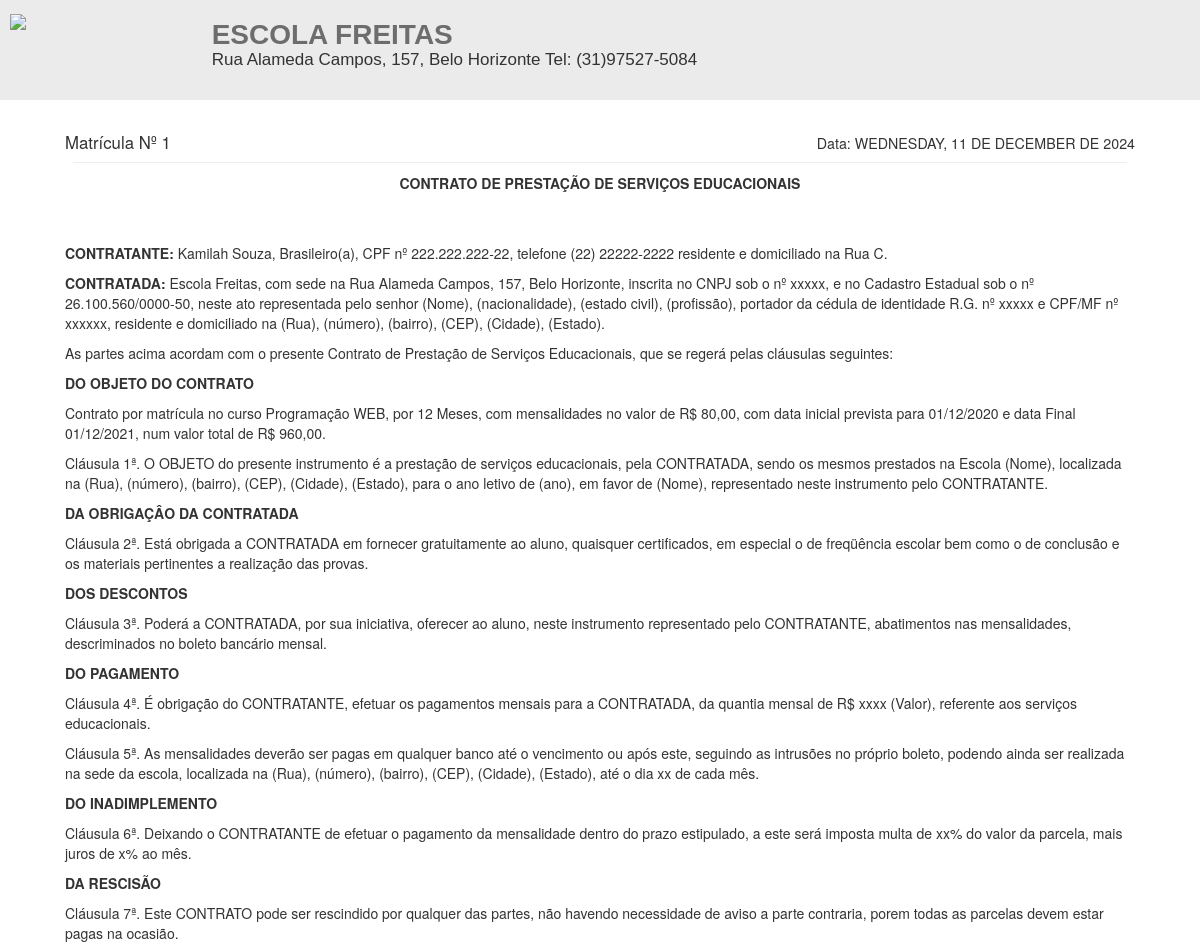
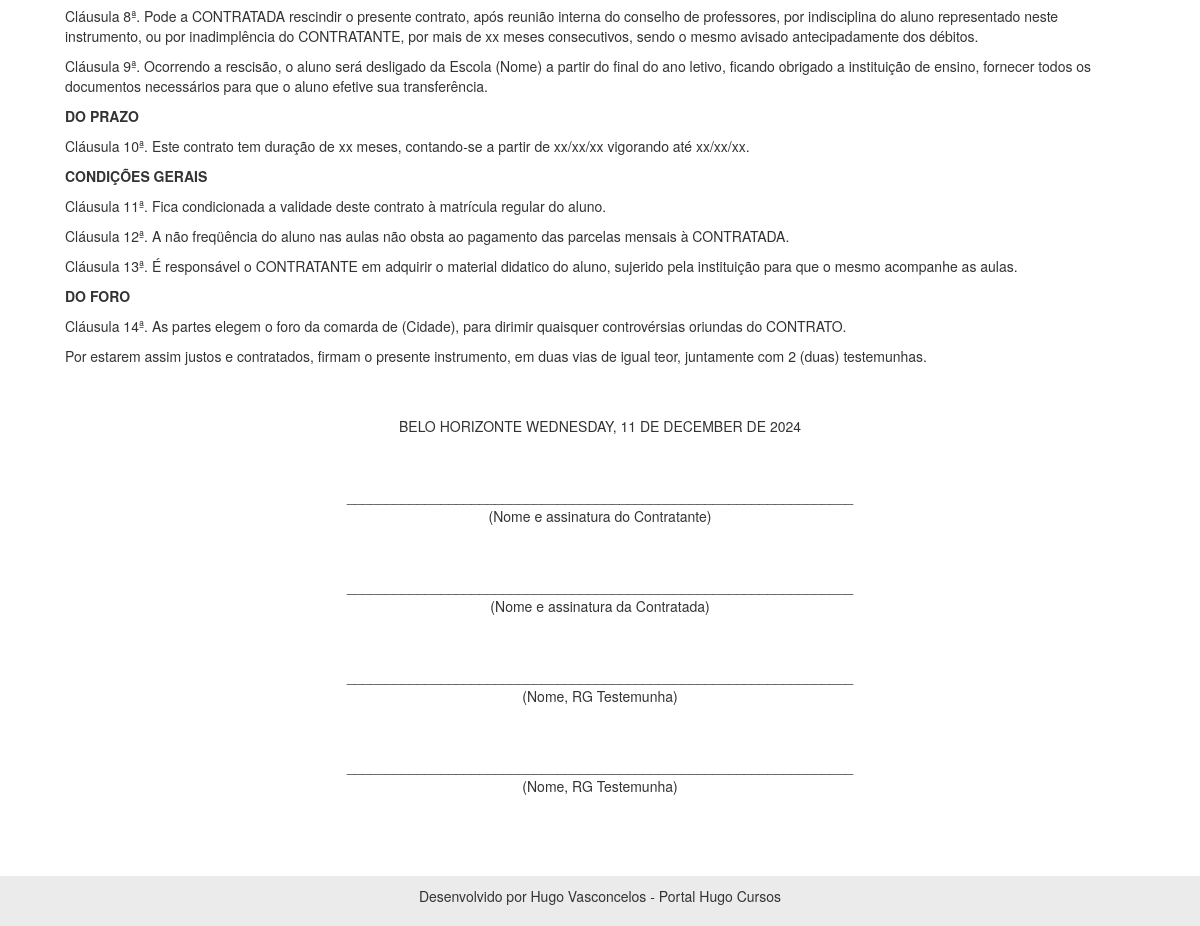
The app's page /rel/contrato_html.php?id=1 with its own data (2 pictures, top to bottom).
### tables this page shows
CREATE TABLE `responsaveis` (
  `id` int(11) NOT NULL,
  `nome` varchar(50) NOT NULL,
  `cpf` varchar(20) NOT NULL,
  `email` varchar(50) DEFAULT NULL,
  `telefone` varchar(20) DEFAULT NULL,
  `endereco` varchar(100) DEFAULT NULL
);

CREATE TABLE `disciplinas` (
  `id` int(11) NOT NULL,
  `nome` varchar(50) NOT NULL
);

CREATE TABLE `turmas` (
  `id` int(11) NOT NULL,
  `disciplina` int(11) NOT NULL,
  `sala` int(11) NOT NULL,
  `professor` int(11) NOT NULL,
  `data_inicio` date DEFAULT NULL,
  `data_final` date DEFAULT NULL,
  `horario` varchar(30) DEFAULT NULL,
  `dia` varchar(30) DEFAULT NULL,
  `valor_mensalidade` decimal(7,2) DEFAULT NULL,
  `ano` int(11) NOT NULL
);

### config.php (called while the page is built, shortened)
<?php
$nome_escola = "Escola Freitas";
$endereco_escola = "Rua Alameda Campos, 157, Belo Horizonte";
$telefone_escola = "(31)97527-5084";
$rodape_relatorios = "Desenvolvido por Hugo Vasconcelos - Portal Hugo Cursos";
$cnpj_escola = '26.100.560/0000-50';
$cidade_escola = 'Belo Horizonte';
 ?>

### rel/contrato_html.php (the view, shortened to what this page needs)
<?php
require_once("../conexao.php");
$id = $_GET['id'];
$data_hoje = strtoupper(utf8_encode(strftime('%A, %d de %B de %Y', strtotime('today'))));
$query_orc = $pdo->query("SELECT * FROM matriculas where id = '$id' ");
$res_orc = $query_orc->fetchAll(PDO::FETCH_ASSOC);
$turma = $res_orc[0]['turma'];
$aluno = $res_orc[0]['aluno'];
$query_r = $pdo->query("SELECT * FROM alunos where id = '$aluno' ");
$res_r = $query_r->fetchAll(PDO::FETCH_ASSOC);
$nome_aluno = $res_r[0]['nome'];
$cpf_aluno = $res_r[0]['cpf'];
$responsavel = $res_r[0]['responsavel'];
$endereco_aluno = $res_r[0]['endereco'];
$telefone_aluno = $res_r[0]['telefone'];
if($responsavel != ""){
	$query_r = $pdo->query("SELECT * FROM responsaveis where cpf = '$responsavel' ");
	$res_r = $query_r->fetchAll(PDO::FETCH_ASSOC);
	$nome_aluno = $res_r[0]['nome'];
	$cpf_aluno = $res_r[0]['cpf'];
	$endereco_aluno = $res_r[0]['endereco'];
	$telefone_aluno = $res_r[0]['telefone'];
}
$query_r = $pdo->query("SELECT * FROM turmas where id = '$turma' ");
$res_r = $query_r->fetchAll(PDO::FETCH_ASSOC);
$disciplina = $res_r[0]['disciplina'];
$data_inicio = $res_r[0]['data_inicio'];
$data_final = $res_r[0]['data_final'];
$valor = $res_r[0]['valor_mensalidade'];
$d1 = new DateTime($data_inicio);
$d2 = new DateTime($data_final);
$intervalo = $d1->diff( $d2 );
$anos = $intervalo->y;
$meses = $intervalo->m + ($anos * 12);
$data_inicioF = implode('/', array_reverse(explode('-', $data_inicio)));
$data_finalF = implode('/', array_reverse(explode('-', $data_final)));
$valor_total = $valor * $meses;
$valor_mensalidadeF = number_format($valor, 2, ',', '.');
$valor_totalF = number_format($valor_total, 2, ',', '.');
$query_r = $pdo->query("SELECT * FROM disciplinas where id = '$disciplina' ");
$res_r = $query_r->fetchAll(PDO::FETCH_ASSOC);
$nome_disciplina = $res_r[0]['nome'];
?>
<!DOCTYPE html>
<html>
<head>
	<link rel="stylesheet" href="https://maxcdn.bootstrapcdn.com/bootstrap/3.3.7/css/bootstrap.min.css">
</head>
<body>
	<div class="cabecalho">
			<div class="row titulos">
				<div class="col-sm-2 esquerda_float image">
					<img src="../img/logo.png" width="170px">
				</div>
				<div class="col-sm-10 esquerda_float">
					<h2 class="titulo"><b><?php echo strtoupper($nome_escola) ?></b></h2>
					<h6 class="subtitulo"><?php echo $endereco_escola . ' Tel: '.$telefone_escola  ?></h6>
				</div>
			</div>
	</div>
	<div class="container">
		<div class="row">
			<div class="col-sm-7 esquerda">
				<big> Matrícula Nº <?php echo $id ?>  </big>
			</div>
			<div class="col-sm-5 direita" align="right">
				<big> <small> Data: <?php echo $data_hoje; ?></small> </big>
			</div>
		</div>
		<hr>
		<p align="center"><b>CONTRATO DE PRESTAÇÃO DE SERVIÇOS EDUCACIONAIS</b></p>
		<br><br>
<p><b>CONTRATANTE:</b> <?php echo $nome_aluno ?>, Brasileiro(a), CPF nº <?php echo $cpf_aluno ?>, telefone <?php echo $telefone_aluno ?> residente e domiciliado na <?php echo $endereco_aluno ?>.</p>
<p>
<b>CONTRATADA:</b> <?php echo $nome_escola ?>, com sede na <?php echo $endereco_escola ?>, inscrita no CNPJ sob o nº xxxxx, e no Cadastro Estadual sob o nº <?php echo $cnpj_escola ?>, neste ato representada pelo senhor (Nome), (nacionalidade), (estado civil), (profissão), portador da cédula de identidade R.G. nº xxxxx e CPF/MF nº xxxxxx, residente e domiciliado na (Rua), (número), (bairro), (CEP), (Cidade), (Estado).</p>
<p>
As partes acima acordam com o presente Contrato de Prestação de Serviços Educacionais, que se regerá pelas cláusulas seguintes:
</p>
<p><b>
DO OBJETO DO CONTRATO
</b></p>
<p>
Contrato por matrícula no curso  <?php echo $nome_disciplina ?>, por <?php echo $meses ?> Meses, com mensalidades no valor de R$ <?php echo $valor_mensalidadeF ?>, com data inicial prevista para <?php echo $data_inicioF ?> e data Final <?php echo $data_finalF ?>, num valor total de R$ <?php echo $valor_totalF ?>.
</p>
<p>
Cláusula 1ª. O OBJETO do presente instrumento é a prestação de serviços educacionais, pela CONTRATADA, sendo os mesmos prestados na Escola (Nome), localizada na (Rua), (número), (bairro), (CEP), (Cidade), (Estado), para o ano letivo de (ano), em favor de (Nome), representado neste instrumento pelo CONTRATANTE.</p>
<p><b>
DA OBRIGAÇÂO DA CONTRATADA
</b></p>
<p>
Cláusula 2ª. Está obrigada a CONTRATADA em fornecer gratuitamente ao aluno, quaisquer certificados, em especial o de freqüência escolar bem como o de conclusão e os materiais pertinentes a realização das provas.
</p>
<p><b>
DOS DESCONTOS
</b></p>
<p>
Cláusula 3ª. Poderá a CONTRATADA, por sua iniciativa, oferecer ao aluno, neste instrumento representado pelo CONTRATANTE, abatimentos nas mensalidades, descriminados no boleto bancário mensal.
</p>
<p><b>
DO PAGAMENTO
</b></p>
<p>
Cláusula 4ª. É obrigação do CONTRATANTE, efetuar os pagamentos mensais para a CONTRATADA, da quantia mensal de R$ xxxx (Valor), referente aos serviços educacionais.
</p>
<p>
Cláusula 5ª. As mensalidades deverão ser pagas em qualquer banco até o vencimento ou após este, seguindo as intrusões no próprio boleto, podendo ainda ser realizada na sede da escola, localizada na (Rua), (número), (bairro), (CEP), (Cidade), (Estado), até o dia xx de cada mês.
</p>
<p><b>
DO INADIMPLEMENTO
</b></p>
<p>
Cláusula 6ª. Deixando o CONTRATANTE de efetuar o pagamento da mensalidade dentro do prazo estipulado, a este será imposta multa de xx% do valor da parcela, mais juros de x% ao mês.
</p>
<p><b>
DA RESCISÃO
</b></p>
<p>
Cláusula 7ª. Este CONTRATO pode ser rescindido por qualquer das partes, não havendo necessidade de aviso a parte contraria, porem todas as parcelas devem estar pagas na ocasião.
</p>
<p>
Cláusula 8ª. Pode a CONTRATADA rescindir o presente contrato, após reunião interna do conselho de professores, por indisciplina do aluno representado neste instrumento, ou por inadimplência do CONTRATANTE, por mais de xx meses consecutivos, sendo o mesmo avisado antecipadamente dos débitos.
</p>
<p>
Cláusula 9ª. Ocorrendo a rescisão, o aluno será desligado da Escola (Nome) a partir do final do ano letivo, ficando obrigado a instituição de ensino, fornecer todos os documentos necessários para que o aluno efetive sua transferência.
</p>
<p><b>
DO PRAZO
</b></p>
<p>
Cláusula 10ª. Este contrato tem duração de xx meses, contando-se a partir de xx/xx/xx vigorando até xx/xx/xx.
</p>
<p><b>
CONDIÇÕES GERAIS
</b></p>
<p>
Cláusula 11ª. Fica condicionada a validade deste contrato à matrícula regular do aluno.
</p>
<p>
Cláusula 12ª. A não freqüência do aluno nas aulas não obsta ao pagamento das parcelas mensais à CONTRATADA.
</p>
<p>
Cláusula 13ª. É responsável o CONTRATANTE em adquirir o material didatico do aluno, sujerido pela instituição para que o mesmo acompanhe as aulas.
</p>
<p><b>
DO FORO
</b></p>
<p>
Cláusula 14ª. As partes elegem o foro da comarda de (Cidade), para dirimir quaisquer controvérsias oriundas do CONTRATO.
</p>
<p>
Por estarem assim justos e contratados, firmam o presente instrumento, em duas vias de igual teor, juntamente com 2 (duas) testemunhas.
</p>
<br><br>
<p align="center">
<?php echo strtoupper($cidade_escola) .' '. $data_hoje ?>
</p>
<br><br>
<p align="center">
_________________________________________________________________
<br>(Nome e assinatura do Contratante)
</p>
<br><br>
<p align="center">
_________________________________________________________________
<br>
(Nome e assinatura da Contratada)
</p>
<br><br>
<p align="center">
_________________________________________________________________
<br>
(Nome, RG Testemunha)
</p>
<br><br>
<p align="center">
_________________________________________________________________
<br>
(Nome, RG Testemunha)
</p>
</div>
				<div class="footer">
		<p style="font-size:14px" align="center"><?php echo $rodape_relatorios ?></p>
	</div>
				</body>
				</html>

### rel/contrato_html.php (style rules this page uses)
.footer { margin-top:20px; width:100%; background-color: #ebebeb; padding:10px; }
.cabecalho { background-color: #ebebeb; padding:10px; margin-bottom:30px; width:100%; height:100px; }
.titulo { margin:0; font-size:28px; font-family:Arial, Helvetica, sans-serif; color:#6e6d6d; }
.subtitulo { margin:0; font-size:17px; font-family:Arial, Helvetica, sans-serif; }
.esquerda { display:inline; width:50%; float:left; }
.direita { display:inline; width:50%; float:right; }
.esquerda_float { margin-bottom:10px; float:left; display:inline; }
.titulos { margin-top:10px; }
.image { margin-top:-10px; }
hr { margin:8px; padding:1px; }
.container { padding-left:50px; padding-right:50px; padding-bottom:50px; }

### records on screen
responsaveis: nome "Kamilah Souza", cpf "222.222.222-22", telefone "(22) 22222-2222", endereco "Rua C"
disciplinas: nome "Programação WEB"
turmas: meses "12", valor_mensalidade "80,00", data_inicio "01/12/2020", data_final "01/12/2021", valor_totalF "960,00"

### other values on screen
$nome_escola "ESCOLA FREITAS"
$endereco_escola "Rua Alameda Campos, 157, Belo Horizonte"
$telefone_escola "(31)97527-5084"
$id "1"
$data_hoje "WEDNESDAY, 11 DE DECEMBER DE 2024"
$nome_escola "Escola Freitas"
$cnpj_escola "26.100.560/0000-50"
$cidade_escola "BELO HORIZONTE"
$rodape_relatorios "Desenvolvido por Hugo Vasconcelos - Portal Hugo Cursos"
